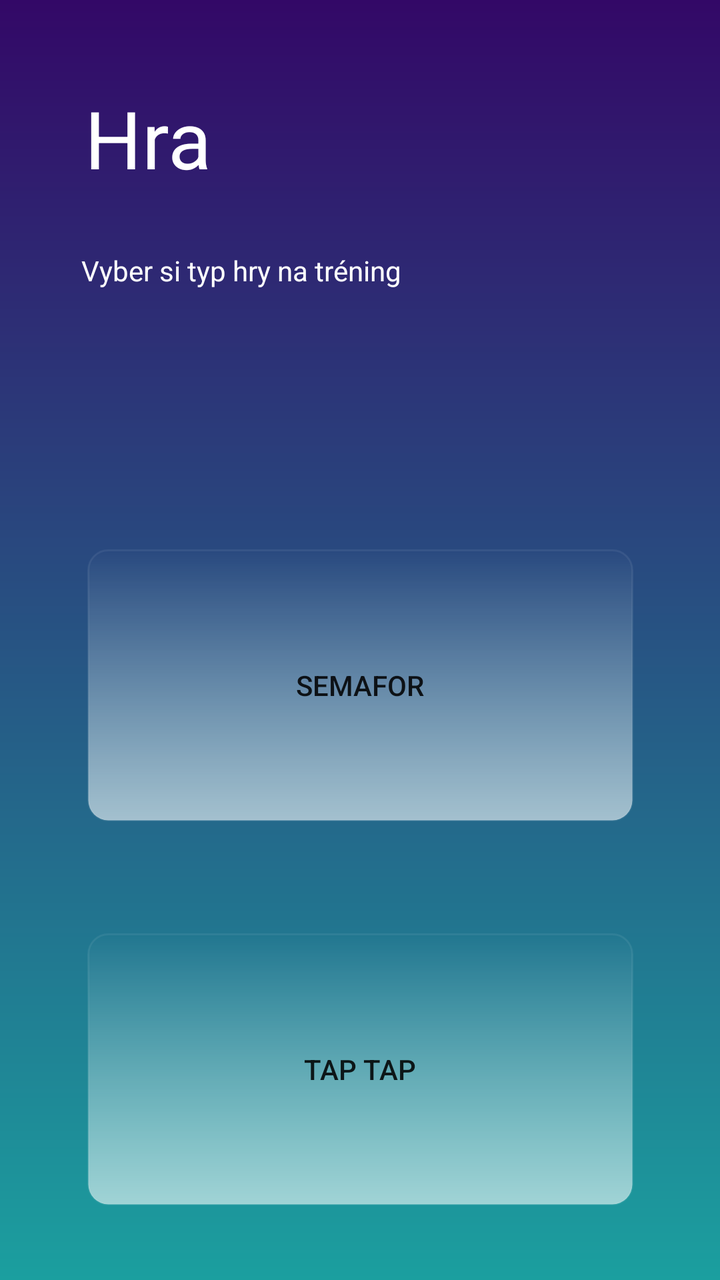
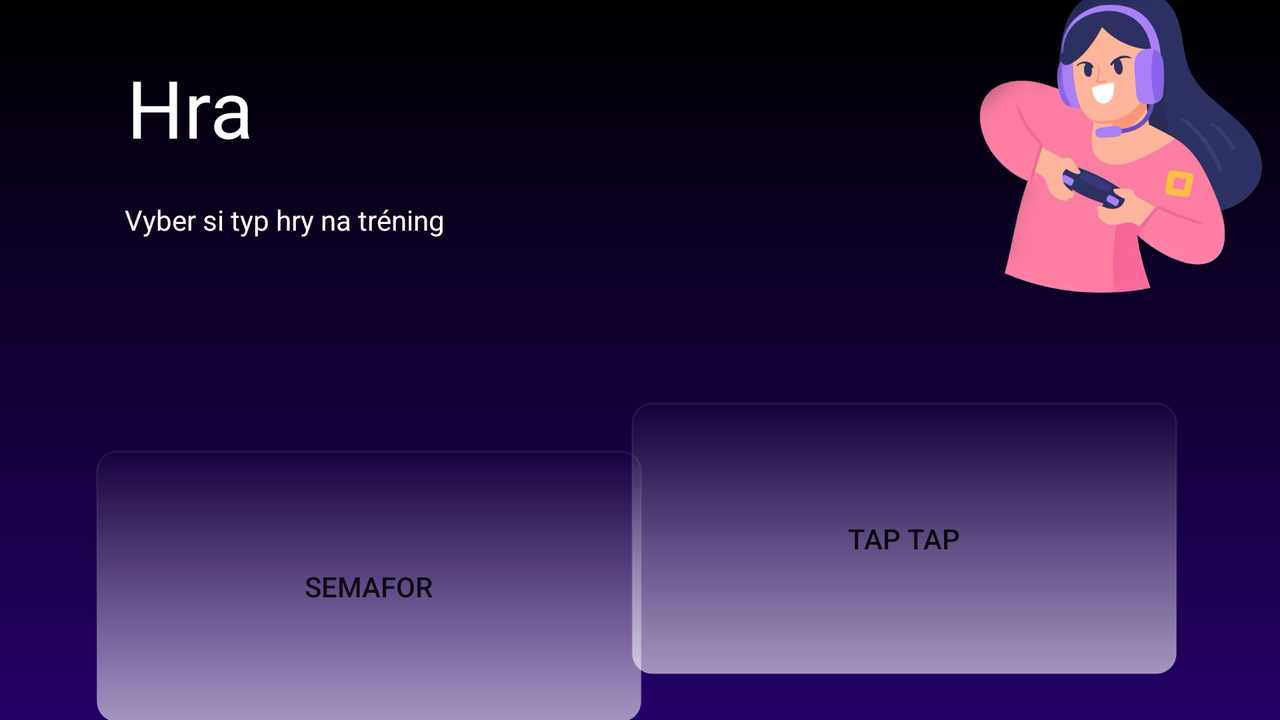

First picture: res/layout/ on a phone held upright. Second picture: the repository's own variant of that layout, on a device whose configuration matches the variant's folder. Source for both follows.
<!-- AndroidManifest.xml: application theme Theme.ReflexMaster -->
<!-- res/layout/fragment_game_menu.xml -->
<?xml version="1.0" encoding="utf-8"?>
<androidx.constraintlayout.widget.ConstraintLayout
    xmlns:android="http://schemas.android.com/apk/res/android"
    xmlns:app="http://schemas.android.com/apk/res-auto"
    xmlns:tools="http://schemas.android.com/tools"
    android:layout_width="match_parent"
    android:layout_height="match_parent"
    android:background="@drawable/gradient_test">

    <TextView
        android:id="@+id/game"
        android:layout_width="wrap_content"
        android:layout_height="wrap_content"
        android:layout_marginLeft="16dp"
        android:layout_marginRight="16dp"
        android:gravity="left"
        android:padding="10dp"
        android:text="@string/hra"
        android:textColor="@color/white"
        android:textSize="40sp"
        app:layout_constraintBottom_toBottomOf="parent"
        app:layout_constraintHorizontal_bias="0.067"
        app:layout_constraintLeft_toLeftOf="parent"
        app:layout_constraintRight_toRightOf="parent"
        app:layout_constraintTop_toTopOf="parent"
        app:layout_constraintVertical_bias="0.057" />

    <TextView
        android:id="@+id/game_popis"
        android:layout_width="wrap_content"
        android:layout_height="wrap_content"
        android:layout_marginLeft="16dp"
        android:layout_marginRight="16dp"
        android:padding="10dp"
        android:text="@string/popis_hra"
        android:textAlignment="viewStart"
        android:textColor="@color/white"
        app:layout_constraintBottom_toBottomOf="parent"
        app:layout_constraintEnd_toEndOf="parent"
        app:layout_constraintHorizontal_bias="0.1"
        app:layout_constraintStart_toStartOf="parent"
        app:layout_constraintTop_toBottomOf="@+id/game"
        app:layout_constraintVertical_bias="0.02" />

    <Button
        android:id="@+id/btn_semafor"
        android:layout_width="273dp"
        android:layout_height="136dp"
        android:layout_marginTop="120dp"
        android:text="@string/semafor_game"
        android:background="@drawable/glassmorphism"
        app:layout_constraintEnd_toEndOf="parent"
        app:layout_constraintStart_toStartOf="parent"
        app:layout_constraintTop_toBottomOf="@+id/game_popis" />

    <Button
        android:id="@+id/btn_tap"
        android:layout_width="273dp"
        android:layout_height="136dp"
        android:layout_marginTop="56dp"
        android:text="@string/tap_tap_game"
        android:background="@drawable/glassmorphism"
        app:layout_constraintEnd_toEndOf="parent"
        app:layout_constraintStart_toStartOf="parent"
        app:layout_constraintTop_toBottomOf="@+id/btn_semafor" />




</androidx.constraintlayout.widget.ConstraintLayout>
<!-- resources referenced by this layout -->
<resources>
  <!-- drawable glassmorphism (drawable) -->
  <shape xmlns:android="http://schemas.android.com/apk/res/android"
      android:shape="rectangle">
      <gradient
          android:startColor="#94FFFFFF"
          android:endColor="#00ffffff"
          android:angle="90" />
      <corners android:radius="10dp" />
      <stroke
          android:width="1dp"
          android:color="#11FFFFFF" />
  </shape>
  <!-- drawable gradient_test (drawable) -->
  <shape xmlns:android="http://schemas.android.com/apk/res/android"
      android:shape="rectangle">
      <gradient
          android:startColor="#1B9F9F"
          android:endColor="#330867"
          android:angle="90"/>
  </shape>
  <string name="hra">Hra</string>
  <string name="popis_hra">Vyber si typ hry na tréning</string>
  <string name="semafor_game">Semafor</string>
  <string name="tap_tap_game">Tap Tap</string>
  <style name="Theme.ReflexMaster" parent="Theme.MaterialComponents.DayNight.DarkActionBar">
          
          <item name="colorPrimary">@color/purple_500</item>
          <item name="colorPrimaryVariant">@color/purple_700</item>
          <item name="colorOnPrimary">@color/white</item>
          
          <item name="colorSecondary">@color/teal_200</item>
          <item name="colorSecondaryVariant">@color/teal_700</item>
          <item name="colorOnSecondary">@color/black</item>
          
          <item name="android:statusBarColor">?attr/colorPrimaryVariant</item>
          
      </style>
</resources>
<!-- res/layout-land/fragment_game_menu.xml (the author's variant of the layout above) -->
<!-- drawn on the phone turned sideways -->
<?xml version="1.0" encoding="utf-8"?>
<androidx.constraintlayout.widget.ConstraintLayout
    xmlns:android="http://schemas.android.com/apk/res/android"
    xmlns:app="http://schemas.android.com/apk/res-auto"
    xmlns:tools="http://schemas.android.com/tools"
    android:layout_width="match_parent"
    android:layout_height="match_parent"
    android:background="@drawable/gradient_green">

    <TextView
        android:id="@+id/game"
        android:layout_width="wrap_content"
        android:layout_height="wrap_content"
        android:layout_marginLeft="16dp"
        android:layout_marginRight="16dp"
        android:gravity="left"
        android:padding="10dp"
        android:text="@string/hra"
        android:textColor="@color/white"
        android:textSize="40sp"
        app:layout_constraintBottom_toBottomOf="parent"
        app:layout_constraintHorizontal_bias="0.071"
        app:layout_constraintLeft_toLeftOf="parent"
        app:layout_constraintRight_toRightOf="parent"
        app:layout_constraintTop_toTopOf="parent"
        app:layout_constraintVertical_bias="0.059" />

    <TextView
        android:id="@+id/game_popis"
        android:layout_width="wrap_content"
        android:layout_height="wrap_content"
        android:layout_marginLeft="16dp"
        android:layout_marginRight="16dp"
        android:padding="10dp"
        android:text="@string/popis_hra"
        android:textAlignment="viewStart"
        android:textColor="@color/white"
        app:layout_constraintBottom_toBottomOf="parent"
        app:layout_constraintEnd_toEndOf="parent"
        app:layout_constraintHorizontal_bias="0.085"
        app:layout_constraintStart_toStartOf="parent"
        app:layout_constraintTop_toBottomOf="@+id/game"
        app:layout_constraintVertical_bias="0.0" />

    <Button
        android:id="@+id/btn_semafor"
        android:layout_width="273dp"
        android:layout_height="136dp"
        android:layout_marginTop="96dp"
        android:background="@drawable/glassmorphism"
        android:text="@string/semafor_game"
        app:layout_constraintBottom_toBottomOf="parent"
        app:layout_constraintEnd_toEndOf="parent"
        app:layout_constraintHorizontal_bias="0.131"
        app:layout_constraintStart_toStartOf="parent"
        app:layout_constraintTop_toBottomOf="@+id/game_popis"
        app:layout_constraintVertical_bias="0.0" />

    <Button
        android:id="@+id/btn_tap"
        android:layout_width="273dp"
        android:layout_height="136dp"
        android:background="@drawable/glassmorphism"
        android:text="@string/tap_tap_game"
        app:layout_constraintBottom_toBottomOf="parent"
        app:layout_constraintEnd_toEndOf="parent"
        app:layout_constraintHorizontal_bias="0.86"
        app:layout_constraintStart_toStartOf="parent"
        app:layout_constraintTop_toBottomOf="@+id/game_popis"
        app:layout_constraintVertical_bias="0.762" />

    <ImageView
        android:id="@+id/imageView4"
        android:layout_width="577dp"
        android:layout_height="298dp"
        android:layout_marginStart="260dp"
        android:layout_marginBottom="148dp"
        app:layout_constraintBottom_toBottomOf="parent"
        app:layout_constraintStart_toStartOf="parent"
        app:srcCompat="@drawable/ppl_game" />


</androidx.constraintlayout.widget.ConstraintLayout>
<!-- resources referenced by the variant -->
<!-- as the phone turned sideways resolves them -->
<resources>
  <!-- drawable glassmorphism (drawable) -->
  <shape xmlns:android="http://schemas.android.com/apk/res/android"
      android:shape="rectangle">
      <gradient
          android:startColor="#94FFFFFF"
          android:endColor="#00ffffff"
          android:angle="90" />
      <corners android:radius="10dp" />
      <stroke
          android:width="1dp"
          android:color="#11FFFFFF" />
  </shape>
  <!-- drawable gradient_green (drawable) -->
  <shape xmlns:android="http://schemas.android.com/apk/res/android"
      android:shape="rectangle">
      <gradient
          android:startColor="#206"
          android:endColor="#000000"
          android:angle="90"/>
  </shape>
  <!-- drawable ppl_game: png bitmap (drawable, 406905 bytes) -->
  <string name="hra">Hra</string>
  <string name="popis_hra">Vyber si typ hry na tréning</string>
  <string name="semafor_game">Semafor</string>
  <string name="tap_tap_game">Tap Tap</string>
  <style name="Theme.ReflexMaster" parent="Theme.MaterialComponents.DayNight.DarkActionBar">
          
          <item name="colorPrimary">@color/purple_500</item>
          <item name="colorPrimaryVariant">@color/purple_700</item>
          <item name="colorOnPrimary">@color/white</item>
          
          <item name="colorSecondary">@color/teal_200</item>
          <item name="colorSecondaryVariant">@color/teal_700</item>
          <item name="colorOnSecondary">@color/black</item>
          
          <item name="android:statusBarColor">?attr/colorPrimaryVariant</item>
          
      </style>
</resources>
